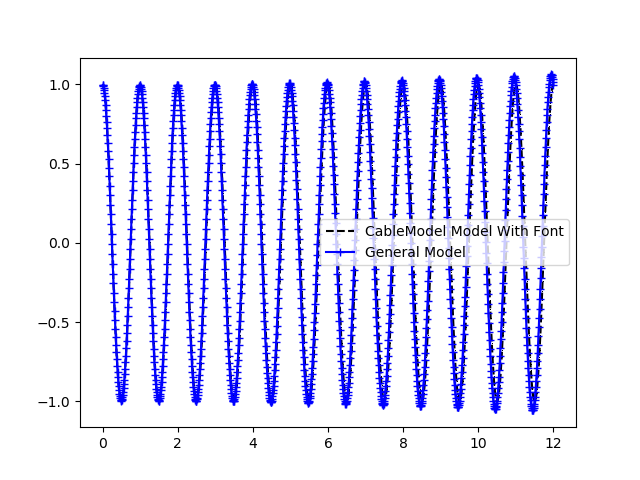

This chart was generated by the following Python code:
# -*- coding: utf-8 -*-
"""
Created on Tue Nov  7 09:38:34 2017

@author: Daniel Abrunhosa
"""

'''
This is the solution for the following problem:
    Problem being solved is: [0,X]
    - epsilon*d2u/dx2 + theta*u = f
    f =  (theta + epsilon*4*(pi^2))*cos(2*pi*x)
    
    BC:
        du/dx(0) = du/dx(1) = 0
        
    Solution:
        u = cos(2*pi*x)
'''

########################################
###           Packages               ###
######################################## 

import time

import numpy

from Analytics.Solutions.Validations.Stationary import ValidationWithF
from NeuroCore.Approximations.Space.FEM.GalerkinApproximation import GalerkinApproximation
from Conventions.Analytics.Solutions.Validations.Stationary import StationaryParameters as analyticConstants
from Conventions.NeuroCore.Models.GeneralModel import GeneralModelParameters as modelConstants
from Conventions.Plotting.BasicPlottingColors import BasicPlottingColors as colorConstants
from Conventions.Plotting.SimulationPlotingParameters import SimulationPlotingParameters as plotConstants
from Conventions.NeuroCore.Neuron.Segment.Base import BaseParameters as segmentConstants
from NeuroCore.Models.Conditions.BCs import BoundaryConditions
from NeuroCore.Models.Conditions.Neumanns import SealedEnd
from NeuroCore.Models.Conventions import Domains, Steps
from NeuroCore.Models.GeneralModel import GeneralModel
from NeuroCore.Neuron.Segment.Base import ISegment
from Plotting.IDataPlot import IDataPlot
from Plotting.IDataPlots import IDataPlots
from Plotting.Simulation import Simulation

########################################
###      Simulation Variable         ###
######################################## 

simDomain = Domains(space=[0, 12])
simSteps = Steps(space=0.01)

diffusionValue = 10
reactionValue = 10

boundaryConditions = BoundaryConditions(SealedEnd(), SealedEnd())

sElements = numpy.arange(0, simDomain.space[-1] + simSteps.space, \
                         simSteps.space)

########################################
###      Setting the Simulation      ###
########################################

analytical = ValidationWithF(**{analyticConstants().Domain: simDomain,
                                analyticConstants().Steps: simSteps,
                                analyticConstants().BCs: boundaryConditions,
                                analyticConstants().DiffusionValue: diffusionValue, \
                                analyticConstants().ReactionValue: reactionValue})

font = analytical.createFont()

simModel = GeneralModel(**{modelConstants().IApproximation: GalerkinApproximation(),
                           modelConstants().Font: font,
                           modelConstants().CoeffDx2: -diffusionValue,
                           modelConstants().CoeffV: reactionValue})

segment0 = ISegment(**{segmentConstants().Name:'Axon0',
                       segmentConstants().LocalConditions:boundaryConditions,
                       segmentConstants().Domain:simDomain,
                       segmentConstants().Steps:simSteps,
                       segmentConstants().IModel:simModel})


########################################
###      Running the Simulation      ###
######################################## 

analyticalResult = analytical.solve()

t_start = time.clock()
result = segment0.solve()[-1]

approxPlot = IDataPlot(**{plotConstants().Name: simModel.name,
                          plotConstants().Domain: simDomain,
                          plotConstants().Steps: simSteps,
                          plotConstants().Results: result,
                          plotConstants().Color: colorConstants().Blue})

analyPlot = IDataPlot(**{plotConstants().Name: analytical.name,
                         plotConstants().Domain: simDomain,
                         plotConstants().Steps: simSteps,
                         plotConstants().Results: analyticalResult,
                         plotConstants().Color: colorConstants().Black})

plotting = Simulation(**{plotConstants().Plots: [analyPlot, approxPlot]})
plotting.save("stationaryWithFont.png")
